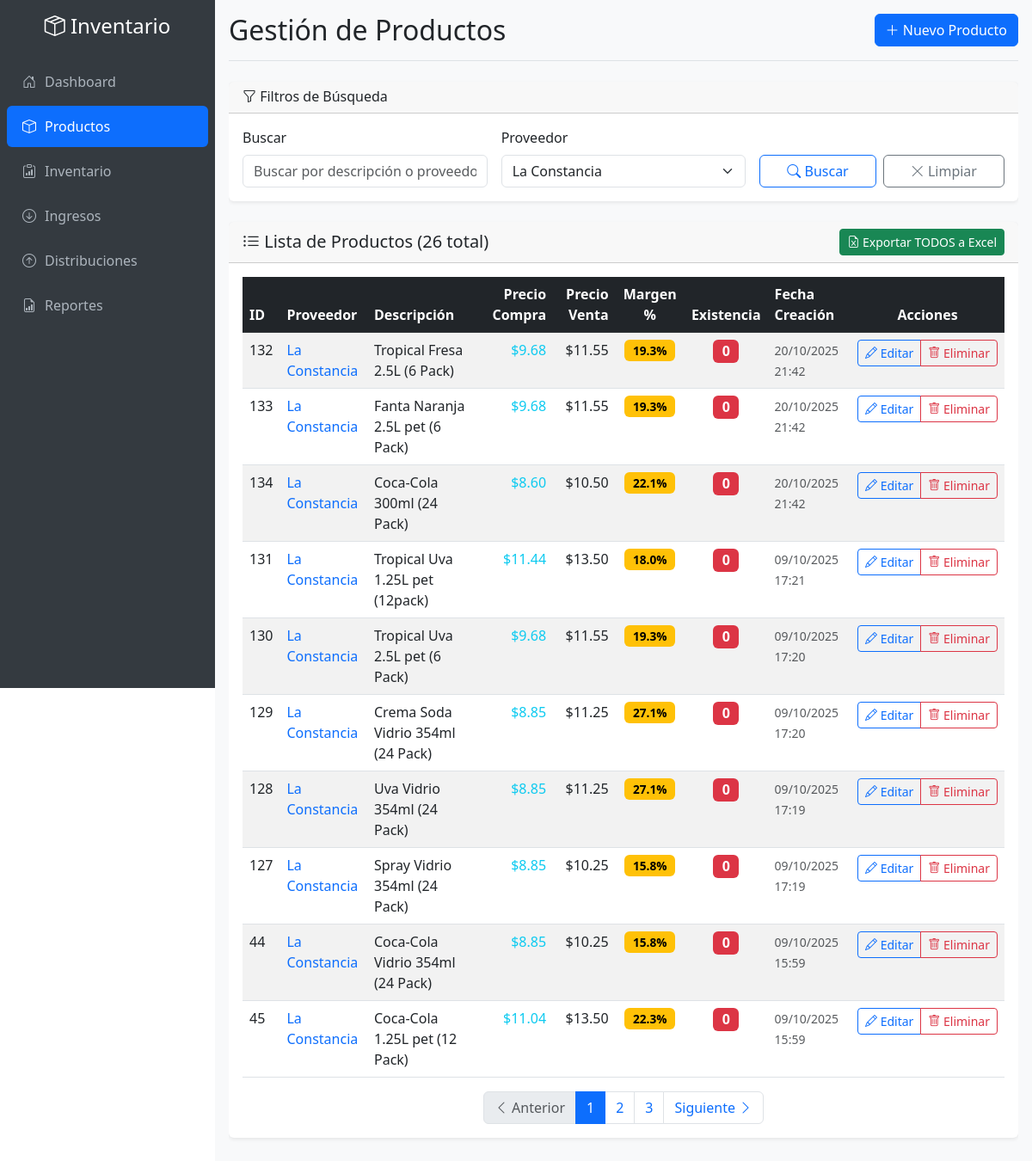
The app's page /productos.php?proveedor=La Constancia with its own data.
### tables this page shows
CREATE TABLE IF NOT EXISTS `productos` (
  `id` int NOT NULL AUTO_INCREMENT,
  `proveedor` varchar(255) NOT NULL,
  `descripcion` text NOT NULL,
  `precio_compra` decimal(10,2) DEFAULT '0.00' COMMENT 'Último precio de compra registrado',
  `precio_venta` decimal(10,2) NOT NULL,
  `existencia` int DEFAULT '0',
  `margen_ganancia` decimal(5,2) GENERATED ALWAYS AS ((case when (`precio_compra` > 0) then (((`precio_venta` - `precio_compra`) / `precio_compra`) * 100) else 0 end)) STORED COMMENT 'Margen de ganancia en porcentaje (calculado automáticamente)',
  `fecha_creacion` timestamp NULL DEFAULT CURRENT_TIMESTAMP,
  `fecha_actualizacion` timestamp NULL DEFAULT CURRENT_TIMESTAMP ON UPDATE CURRENT_TIMESTAMP,
  PRIMARY KEY (`id`),
  KEY `idx_proveedor` (`proveedor`),
  KEY `idx_existencia` (`existencia`)
);

### productos.php (the view, shortened to what this page needs)
<?php
$database = new Database();
$db = $database->getConnection();
$page = isset($_GET['page']) ? (int)$_GET['page'] : 1;
$limit = 10;
$offset = ($page - 1) * $limit;
$search = isset($_GET['search']) ? $_GET['search'] : '';
$proveedor_filter = isset($_GET['proveedor']) ? $_GET['proveedor'] : '';
$where_conditions = [];
$params = [];
if (!empty($proveedor_filter)) {
    $where_conditions[] = "proveedor = ?";
    $params[] = $proveedor_filter;
}
$where_clause = !empty($where_conditions) ? "WHERE " . implode(" AND ", $where_conditions) : "";
$count_query = "SELECT COUNT(*) as total FROM productos $where_clause";
$stmt_count = $db->prepare($count_query);
$stmt_count->execute($params);
$total_productos = $stmt_count->fetch()['total'];
$total_pages = ceil($total_productos / $limit);
$query = "SELECT
    id,
    proveedor,
    descripcion,
    precio_compra,
    precio_venta,
    existencia,
    margen_ganancia,
    fecha_creacion
FROM productos
$where_clause
ORDER BY fecha_creacion DESC
LIMIT $limit OFFSET $offset";
$stmt = $db->prepare($query);
$stmt->execute($params);
$productos = $stmt->fetchAll();
$stmt_proveedores = $db->prepare("SELECT DISTINCT proveedor FROM productos ORDER BY proveedor");
$stmt_proveedores->execute();
$proveedores = $stmt_proveedores->fetchAll();
?>
<!DOCTYPE html>
<html lang="es">
<head>
    <link href="https://cdn.jsdelivr.net/npm/bootstrap@5.3.0/dist/css/bootstrap.min.css" rel="stylesheet">
    <link href="https://cdn.jsdelivr.net/npm/bootstrap-icons@1.10.0/font/bootstrap-icons.css" rel="stylesheet">
</head>
<body>
    <div class="app-container">
        <nav class="sidebar" id="sidebar">
            <div class="pt-3">
                <div class="text-center mb-4">
                    <h4 class="text-white d-none d-lg-block">
                        <i class="bi bi-box-seam"></i> Inventario
                    </h4>
                </div>
                <ul class="nav flex-column">
                    <li class="nav-item">
                        <a class="nav-link" href="index.php">
                            <i class="bi bi-house-door"></i> Dashboard
                        </a>
                    </li>
                    <li class="nav-item">
                        <a class="nav-link active" href="productos.php">
                            <i class="bi bi-box"></i> Productos
                        </a>
                    </li>
                    <li class="nav-item">
                        <a class="nav-link" href="inventario.php">
                            <i class="bi bi-clipboard-data"></i> Inventario
                        </a>
                    </li>
                    <li class="nav-item">
                        <a class="nav-link" href="ingresos.php">
                            <i class="bi bi-arrow-down-circle"></i> Ingresos
                        </a>
                    </li>
                    <li class="nav-item">
                        <a class="nav-link" href="distribuciones.php">
                            <i class="bi bi-arrow-up-circle"></i> Distribuciones
                        </a>
                    </li>
                    <li class="nav-item">
                        <a class="nav-link" href="reportes.php">
                            <i class="bi bi-file-earmark-bar-graph"></i> Reportes
                        </a>
                    </li>
                </ul>
            </div>
        </nav>
        <main class="main-content">
            <div class="content-wrapper">
                <div class="d-flex justify-content-between flex-wrap align-items-center mb-4 pb-3 border-bottom">
                    <h1 class="h2 mb-0">Gestión de Productos</h1>
                    <button type="button" class="btn btn-primary" data-bs-toggle="modal" data-bs-target="#modalProducto">
                        <i class="bi bi-plus-lg"></i>
                        <span class="d-none d-sm-inline">Nuevo Producto</span>
                    </button>
                </div>
                <div class="card mb-4 animate-in">
                    <div class="card-header">
                        <h6 class="mb-0">
                            <i class="bi bi-funnel"></i> Filtros de Búsqueda
                        </h6>
                    </div>
                    <div class="card-body">
                        <form method="GET" class="row g-3">
                            <div class="col-md-4">
                                <label for="search" class="form-label">Buscar</label>
                                <input type="text" class="form-control" id="search" name="search"
                                       value="<?php echo htmlspecialchars($search); ?>"
                                       placeholder="Buscar por descripción o proveedor...">
                            </div>
                            <div class="col-md-4">
                                <label for="proveedor" class="form-label">Proveedor</label>
                                <select class="form-select" id="proveedor" name="proveedor">
                                    <?php foreach ($proveedores as $proveedor): ?>
                                        <option value="<?php echo htmlspecialchars($proveedor['proveedor']); ?>"
                                                <?php echo $proveedor_filter == $proveedor['proveedor'] ? 'selected' : ''; ?>>
                                            <?php echo htmlspecialchars($proveedor['proveedor']); ?>
                                        </option>
                                    <?php endforeach; ?>
                                </select>
                            </div>
                            <div class="col-md-4 d-flex align-items-end gap-2">
                                <button type="submit" class="btn btn-outline-primary flex-fill">
                                    <i class="bi bi-search"></i>
                                    <span class="d-none d-sm-inline">Buscar</span>
                                </button>
                                <a href="productos.php" class="btn btn-outline-secondary flex-fill">
                                    <i class="bi bi-x-lg"></i>
                                    <span class="d-none d-sm-inline">Limpiar</span>
                                </a>
                            </div>
                        </form>
                    </div>
                </div>
                <div class="card animate-in">
                    <div class="card-header d-flex justify-content-between align-items-center flex-wrap">
                        <h5 class="card-title mb-0">
                            <i class="bi bi-list-ul"></i>
                            Lista de Productos (<?php echo number_format($total_productos); ?> total)
                        </h5>
                        <button type="button" class="btn btn-success btn-sm mt-2 mt-md-0" onclick="exportarTodosProductosExcel()">
                            <i class="bi bi-file-earmark-excel"></i>
                            <span class="d-none d-sm-inline">Exportar TODOS a Excel</span>
                        </button>
                    </div>
                    <div class="card-body">
                        <?php if (count($productos) > 0): ?>
                            <div class="table-responsive">
                                <table class="table table-striped table-hover mb-0" id="tablaProductos">
                                    <thead class="table-dark">
                                        <tr>
                                            <th>ID</th>
                                            <th>Proveedor</th>
                                            <th>Descripción</th>
                                            <th class="text-end">Precio Compra</th>
                                            <th class="text-end">Precio Venta</th>
                                            <th class="text-center">Margen %</th>
                                            <th class="text-center">Existencia</th>
                                            <th class="d-none d-md-table-cell">Fecha Creación</th>
                                            <th class="table-actions text-center">Acciones</th>
                                        </tr>
                                    </thead>
                                    <tbody>
                                        <?php foreach ($productos as $producto): ?>
                                            <?php
                                            $margen = $producto['margen_ganancia'];
                                            $margen_class = 'margen-bajo';
                                            if ($margen >= 30) {
                                                $margen_class = 'margen-alto';
                                            } elseif ($margen >= 15) {
                                                $margen_class = 'margen-medio';
                                            }
                                            ?>
                                            <tr>
                                                <td class="fw-medium"><?php echo $producto['id']; ?></td>
                                                <td>
                                                    <span class="fw-medium text-primary">
                                                        <?php echo htmlspecialchars($producto['proveedor']); ?>
                                                    </span>
                                                </td>
                                                <td>
                                                    <span title="<?php echo htmlspecialchars($producto['descripcion']); ?>">
                                                        <?php echo htmlspecialchars($producto['descripcion']); ?>
                                                    </span>
                                                </td>
                                                <td class="text-end text-info fw-medium">
                                                    $<?php echo number_format($producto['precio_compra'], 2); ?>
                                                </td>
                                                <td class="text-end fw-medium">
                                                    $<?php echo number_format($producto['precio_venta'], 2); ?>
                                                </td>
                                                <td class="text-center">
                                                    <span class="badge margen-badge <?php echo $margen_class; ?>">
                                                        <?php echo number_format($margen, 1); ?>%
                                                    </span>
                                                </td>
                                                <td class="text-center">
                                                    <span class="badge fs-6 <?php echo $producto['existencia'] == 0 ? 'bg-danger' : ($producto['existencia'] < 10 ? 'bg-warning text-dark' : 'bg-success'); ?>">
                                                        <?php echo number_format($producto['existencia']); ?>
                                                    </span>
                                                </td>
                                                <td class="d-none d-md-table-cell text-muted">
                                                    <small><?php echo date('d/m/Y H:i', strtotime($producto['fecha_creacion'])); ?></small>
                                                </td>
                                                <td class="table-actions text-center">
                                                    <div class="btn-group" role="group">
                                                        <button type="button" class="btn btn-sm btn-outline-primary"
                                                                onclick="editarProducto(<?php echo htmlspecialchars(json_encode($producto)); ?>)"
                                                                title="Editar producto">
                                                            <i class="bi bi-pencil"></i>
                                                            <span class="d-none d-lg-inline"> Editar</span>
                                                        </button>
                                                        <button type="button" class="btn btn-sm btn-outline-danger"
                                                                onclick="eliminarProducto(<?php echo $producto['id']; ?>, '<?php echo htmlspecialchars($producto['descripcion']); ?>')"
                                                                title="Eliminar producto">
                                                            <i class="bi bi-trash"></i>
                                                            <span class="d-none d-lg-inline"> Eliminar</span>
                                                        </button>
                                                    </div>
                                                </td>
                                            </tr>
                                        <?php endforeach; ?>
                                    </tbody>
                                </table>
                            </div>
                            <?php if ($total_pages > 1): ?>
                                <nav aria-label="Navegación de productos" class="mt-3">
                                    <ul class="pagination justify-content-center mb-0">
                                        <li class="page-item <?php echo $page <= 1 ? 'disabled' : ''; ?>">
                                            <a class="page-link" href="?page=<?php echo $page - 1; ?>&search=<?php echo urlencode($search); ?>&proveedor=<?php echo urlencode($proveedor_filter); ?>">
                                                <i class="bi bi-chevron-left"></i>
                                                <span class="d-none d-sm-inline"> Anterior</span>
                                            </a>
                                        </li>
                                        <?php for ($i = max(1, $page - 2); $i <= min($total_pages, $page + 2); $i++): ?>
                                            <li class="page-item <?php echo $i == $page ? 'active' : ''; ?>">
                                                <a class="page-link" href="?page=<?php echo $i; ?>&search=<?php echo urlencode($search); ?>&proveedor=<?php echo urlencode($proveedor_filter); ?>"><?php echo $i; ?></a>
                                            </li>
                                        <?php endfor; ?>
                                        <li class="page-item <?php echo $page >= $total_pages ? 'disabled' : ''; ?>">
                                            <a class="page-link" href="?page=<?php echo $page + 1; ?>&search=<?php echo urlencode($search); ?>&proveedor=<?php echo urlencode($proveedor_filter); ?>">
                                                <span class="d-none d-sm-inline">Siguiente </span>
                                                <i class="bi bi-chevron-right"></i>
                                            </a>
                                        </li>
                                    </ul>
                                </nav>
                            <?php endif; ?>
                        <?php endif; ?>
                    </div>
                </div>
            </div>
        </main>
    </div>
</body>
</html>

### records on screen
productos: id "132", proveedor "La Constancia", descripcion "Tropical Fresa 2.5L (6 Pack)", precio_compra "9.68", precio_venta "11.55", margen_ganancia "19.3", existencia "0", fecha_creacion "20/10/2025 21:42"
productos: id "133", proveedor "La Constancia", descripcion "Fanta Naranja 2.5L pet (6 Pack)", precio_compra "9.68", precio_venta "11.55", margen_ganancia "19.3", existencia "0", fecha_creacion "20/10/2025 21:42"
productos: id "134", proveedor "La Constancia", descripcion "Coca-Cola 300ml (24 Pack)", precio_compra "8.60", precio_venta "10.50", margen_ganancia "22.1", existencia "0", fecha_creacion "20/10/2025 21:42"
productos: id "131", proveedor "La Constancia", descripcion "Tropical Uva 1.25L pet (12pack)", precio_compra "11.44", precio_venta "13.50", margen_ganancia "18.0", existencia "0", fecha_creacion "09/10/2025 17:21"
productos: id "130", proveedor "La Constancia", descripcion "Tropical Uva 2.5L pet (6 Pack)", precio_compra "9.68", precio_venta "11.55", margen_ganancia "19.3", existencia "0", fecha_creacion "09/10/2025 17:20"
productos: id "129", proveedor "La Constancia", descripcion "Crema Soda Vidrio 354ml (24 Pack)", precio_compra "8.85", precio_venta "11.25", margen_ganancia "27.1", existencia "0", fecha_creacion "09/10/2025 17:20"
productos: id "128", proveedor "La Constancia", descripcion "Uva Vidrio 354ml (24 Pack)", precio_compra "8.85", precio_venta "11.25", margen_ganancia "27.1", existencia "0", fecha_creacion "09/10/2025 17:19"
productos: id "127", proveedor "La Constancia", descripcion "Spray Vidrio 354ml (24 Pack)", precio_compra "8.85", precio_venta "10.25", margen_ganancia "15.8", existencia "0", fecha_creacion "09/10/2025 17:19"
productos: id "44", proveedor "La Constancia", descripcion "Coca-Cola Vidrio 354ml (24 Pack)", precio_compra "8.85", precio_venta "10.25", margen_ganancia "15.8", existencia "0", fecha_creacion "09/10/2025 15:59"
productos: id "45", proveedor "La Constancia", descripcion "Coca-Cola 1.25L pet (12 Pack)", precio_compra "11.04", precio_venta "13.50", margen_ganancia "22.3", existencia "0", fecha_creacion "09/10/2025 15:59"

### other values on screen
$total_productos "26"
form field proveedor "La Constancia"
